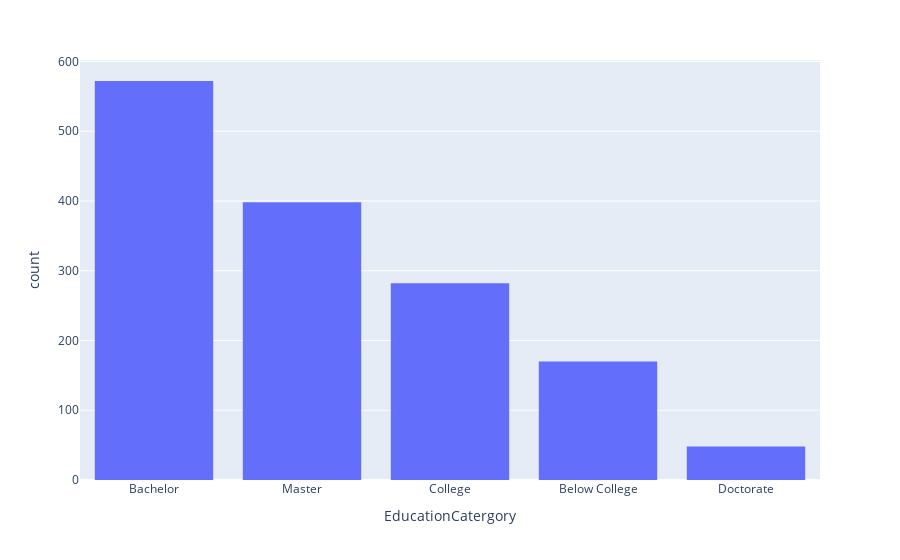

Notebook code cell kept with this figure:
### Code cell
px.histogram(df, x='EducationCatergory', category_orders={"EducationCatergory":df["EducationCatergory"].value_counts().index})

### Figure 1 — Plotly figure (JSON) as saved in the notebook; plotly's stock layout.template omitted (floating-point values rounded to 4 significant figures; data arrays with more than 128 entries replaced by an {"elided": "..."} marker saying what was removed)
{"data": [{"alignmentgroup": "True", "bingroup": "x", "hovertemplate": "EducationCatergory=%{x}<br>count=%{y}<extra></extra>", "legendgroup": "", "marker": {"color": "#636efa", "pattern": {"shape": ""}}, "name": "", "offsetgroup": "", "orientation": "v", "showlegend": false, "type": "histogram", "x": {"elided": "1470 str values"}, "xaxis": "x", "yaxis": "y"}], "layout": {"barmode": "relative", "legend": {"tracegroupgap": 0}, "margin": {"t": 60}, "xaxis": {"anchor": "y", "categoryarray": ["Bachelor", "Master", "College", "Below College", "Doctorate"], "categoryorder": "array", "domain": [0, 1], "title": {"text": "EducationCatergory"}}, "yaxis": {"anchor": "x", "domain": [0, 1], "title": {"text": "count"}}}}
